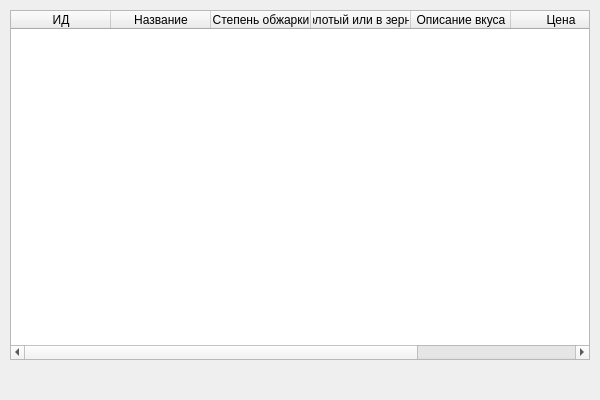
<?xml version="1.0" encoding="UTF-8"?>
<ui version="4.0">
 <class>CoffeeApp</class>
 <widget class="QMainWindow" name="CoffeeApp">
  <property name="geometry">
   <rect>
    <x>0</x>
    <y>0</y>
    <width>600</width>
    <height>400</height>
   </rect>
  </property>
  <widget class="QTableWidget" name="tableWidget">
   <property name="geometry">
    <rect>
     <x>10</x>
     <y>10</y>
     <width>580</width>
     <height>350</height>
    </rect>
   </property>
   <column>
    <property name="text">
     <string>ИД</string>
    </property>
   </column>
   <column>
    <property name="text">
     <string>Название</string>
    </property>
   </column>
   <column>
    <property name="text">
     <string>Степень обжарки</string>
    </property>
   </column>
   <column>
    <property name="text">
     <string>Молотый или в зернах</string>
    </property>
   </column>
   <column>
    <property name="text">
     <string>Описание вкуса</string>
    </property>
   </column>
   <column>
    <property name="text">
     <string>Цена</string>
    </property>
   </column>
   <column>
    <property name="text">
     <string>Объем упаковки</string>
    </property>
   </column>
  </widget>
 </widget>
</ui>
